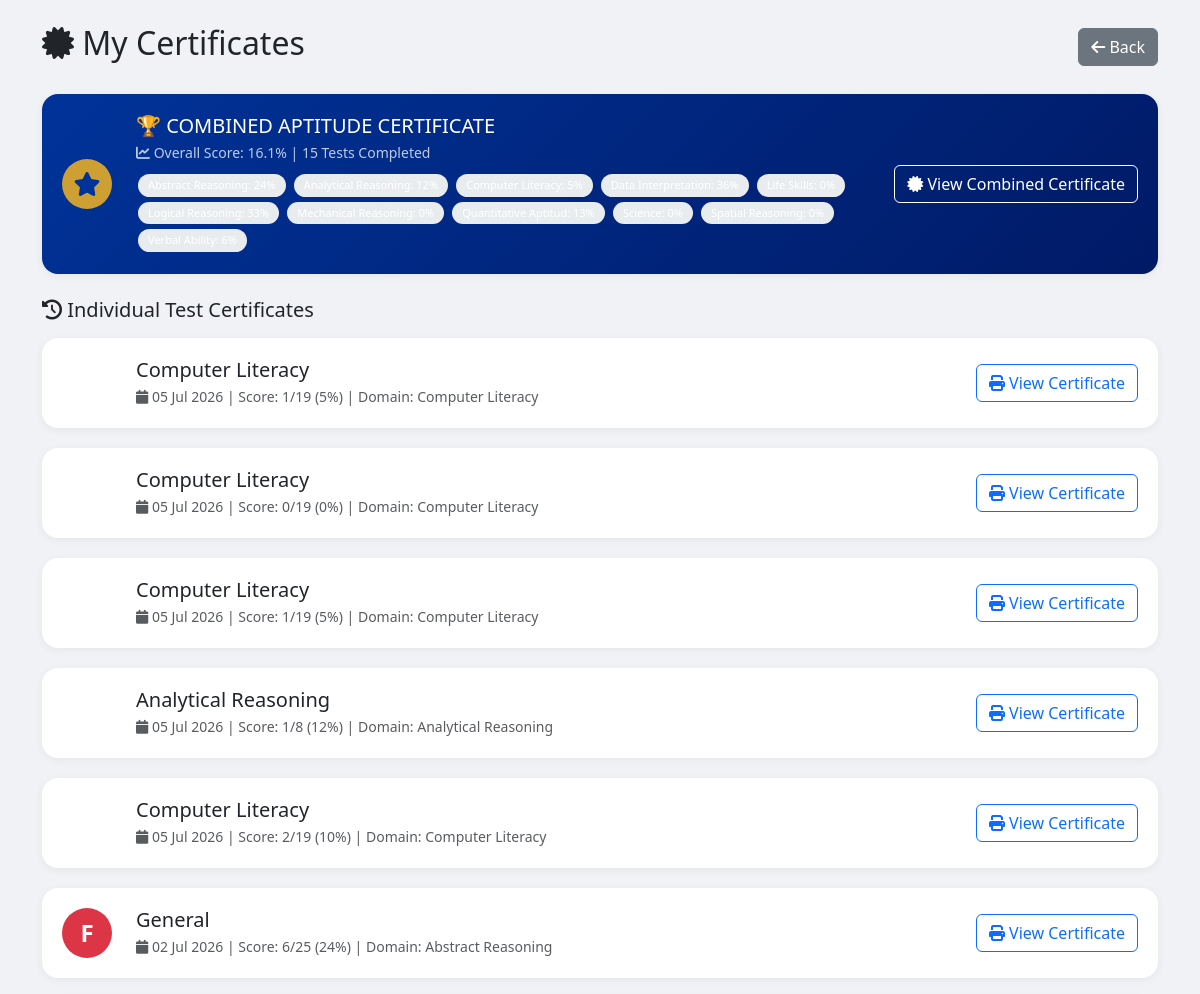
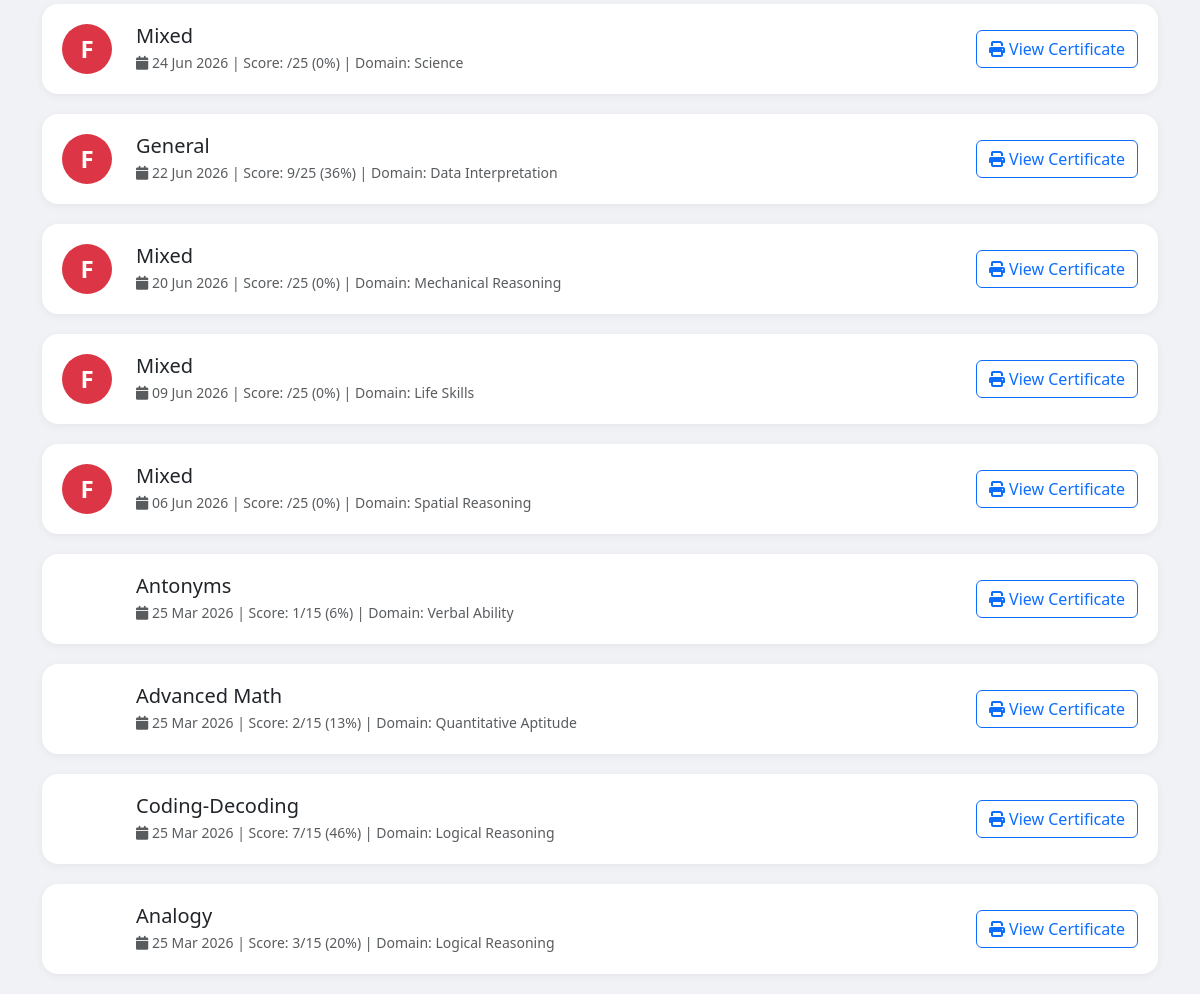
/user/certificates.php (signed in), run on the app's committed database (2 pictures, top to bottom).
### tables this page shows
CREATE TABLE `results` (
  `id` int(11) NOT NULL,
  `user_id` int(11) NOT NULL,
  `test_id` int(11) DEFAULT NULL,
  `category` varchar(100) DEFAULT NULL,
  `topic` varchar(200) DEFAULT NULL,
  `score` int(11) DEFAULT 0,
  `total` int(11) DEFAULT 0,
  `percentage` decimal(5,2) DEFAULT NULL,
  `scaled_score` decimal(5,2) DEFAULT NULL,
  `percentile_rank` int(11) DEFAULT NULL,
  `grade` char(1) DEFAULT NULL,
  `ability_estimate` decimal(5,2) DEFAULT NULL,
  `date` timestamp NOT NULL DEFAULT current_timestamp()
);

### user/certificates.php (the view, shortened to what this page needs)
<?php include '../config/db.php'; ?>
<?php
$user_id = $_SESSION['user_id'];
$results = $conn->query("
    SELECT r.*,
           (SELECT COUNT(*) FROM results WHERE user_id = r.user_id) as total_tests,
           (SELECT AVG(percentage) FROM results WHERE user_id = r.user_id) as overall_avg
    FROM results r
    WHERE r.user_id = $user_id
    ORDER BY r.date DESC
");
$domain_summary = $conn->query("
    SELECT
        category,
        COUNT(*) as tests_taken,
        AVG(percentage) as avg_score,
        MAX(percentage) as best_score
    FROM results
    WHERE user_id = $user_id
    GROUP BY category
");
$has_results = $results->num_rows > 0;
$overall_avg = $has_results ? $conn->query("SELECT AVG(percentage) as avg FROM results WHERE user_id = $user_id")->fetch_assoc()['avg'] : 0;
?>
<!DOCTYPE html>
<html lang="en">
<head>
    <link href="https://cdn.jsdelivr.net/npm/bootstrap@5.3.0/dist/css/bootstrap.min.css" rel="stylesheet">
    <link rel="stylesheet" href="https://cdnjs.cloudflare.com/ajax/libs/font-awesome/6.4.0/css/all.min.css">
</head>
<body>
    <div class="container mt-4">
        <div class="d-flex justify-content-between align-items-center mb-4">
            <h2><i class="fas fa-certificate"></i> My Certificates</h2>
            <a href="dashboard.php" class="btn btn-secondary"><i class="fas fa-arrow-left"></i> Back</a>
        </div>
        <?php if($has_results): ?>
            <div class="certificate-card combined-card">
                <div class="row align-items-center">
                    <div class="col-auto">
                        <div class="grade-badge" style="background: #CE9F32; color: #003399;">
                            <i class="fas fa-star"></i>
                        </div>
                    </div>
                    <div class="col">
                        <h5 class="mb-1">🏆 COMBINED APTITUDE CERTIFICATE</h5>
                        <p class="mb-0 small opacity-75">
                            <i class="fas fa-chart-line"></i> Overall Score: <?= round($overall_avg, 1) ?>% |
                            <?= $results->num_rows ?> Tests Completed
                        </p>
                        <div class="mt-2">
                            <?php
                            $domain_summary->data_seek(0);
                            while($domain = $domain_summary->fetch_assoc()):
                            ?>
                                <span class="domain-badge"><?= substr($domain['category'], 0, 20) ?>: <?= round($domain['avg_score'], 0) ?>%</span>
                            <?php endwhile; ?>
                        </div>
                    </div>
                    <div class="col-auto">
                        <a href="certificate.php" class="btn btn-outline-light">
                            <i class="fas fa-certificate"></i> View Combined Certificate
                        </a>
                    </div>
                </div>
            </div>
            <h5 class="mt-4 mb-3"><i class="fas fa-history"></i> Individual Test Certificates</h5>
            <?php
            $results->data_seek(0);
            while($row = $results->fetch_assoc()):
            ?>
            <div class="certificate-card">
                <div class="row align-items-center">
                    <div class="col-auto">
                        <div class="grade-badge grade-<?= $row['grade'] ?>"><?= $row['grade'] ?></div>
                    </div>
                    <div class="col">
                        <h5 class="mb-1"><?= htmlspecialchars($row['topic'] ?: $row['category']) ?></h5>
                        <p class="text-muted mb-0 small">
                            <i class="fas fa-calendar"></i> <?= date('d M Y', strtotime($row['date'])) ?>
                            | Score: <?= $row['score'] ?>/<?= $row['total'] ?> (<?= round($row['percentage']) ?>%)
                            | Domain: <?= htmlspecialchars($row['category']) ?>
                        </p>
                    </div>
                    <div class="col-auto">
                        <a href="certificate.php?result=<?= $row['id'] ?>" class="btn btn-outline-primary">
                            <i class="fas fa-print"></i> View Certificate
                        </a>
                    </div>
                </div>
            </div>
            <?php endwhile; ?>
        <?php endif; ?>
    </div>
</body>
</html>

### user/certificates.php (style rules this page uses)
body { background: #f0f2f5; font-family: 'Segoe UI', sans-serif; }
.certificate-card { background: white; border-radius: 16px; padding: 20px; margin-bottom: 20px; box-shadow: 0 2px 10px rgba(0,0,0,0.05); transition: transform 0.3s; }
.grade-badge { width: 50px; height: 50px; border-radius: 50%; display: flex; align-items: center; justify-content: center; font-size: 1.5rem; font-weight: bold; color: white; }
.grade-F { background: #dc3545; }
.combined-card { background: linear-gradient(135deg, #003399, #001a66); color: white; }
.combined-card .btn-outline-light { border-color: white; color: white; }
.domain-badge { display: inline-block; background: #e9ecef; padding: 3px 10px; border-radius: 15px; font-size: 11px; margin: 2px; }

### data on the page
results: category "Computer Literacy", date "05 Jul 2026", score "1", total "19", percentage "5"
results: category "Computer Literacy", date "05 Jul 2026", score "0", total "19", percentage "0"
results: category "Computer Literacy", date "05 Jul 2026", score "1", total "19", percentage "5"
results: category "Analytical Reasoning", date "05 Jul 2026", score "1", total "8", percentage "12"
results: category "Computer Literacy", date "05 Jul 2026", score "2", total "19", percentage "10"
results: grade "F", topic "General", date "02 Jul 2026", score "6", total "25", percentage "24", category "Abstract Reasoning"
results: grade "F", topic "Mixed", date "24 Jun 2026", total "25", percentage "0", category "Science"
results: grade "F", topic "General", date "22 Jun 2026", score "9", total "25", percentage "36", category "Data Interpretation"
results: grade "F", topic "Mixed", date "20 Jun 2026", total "25", percentage "0", category "Mechanical Reasoning"
results: grade "F", topic "Mixed", date "09 Jun 2026", total "25", percentage "0", category "Life Skills"
results: grade "F", topic "Mixed", date "06 Jun 2026", total "25", percentage "0", category "Spatial Reasoning"
results: topic "Antonyms", date "25 Mar 2026", score "1", total "15", percentage "6", category "Verbal Ability"
results: topic "Advanced Math", date "25 Mar 2026", score "2", total "15", percentage "13", category "Quantitative Aptitude"
results: topic "Coding-Decoding", date "25 Mar 2026", score "7", total "15", percentage "46", category "Logical Reasoning"
results: topic "Analogy", date "25 Mar 2026", score "3", total "15", percentage "20", category "Logical Reasoning"

### other printed values
$overall_avg "16.1"
$results->num_rows "15"
substr($domain['category'], 0, 20) "Abstract Reasoning"
$domain['avg_score'] "24"
substr($domain['category'], 0, 20) "Analytical Reasoning"
substr($domain['category'], 0, 20) "Computer Literacy"
substr($domain['category'], 0, 20) "Data Interpretation"
substr($domain['category'], 0, 20) "Life Skills"
substr($domain['category'], 0, 20) "Logical Reasoning"
$domain['avg_score'] "33"
substr($domain['category'], 0, 20) "Mechanical Reasoning"
substr($domain['category'], 0, 20) "Quantitative Aptitud"
$domain['avg_score'] "13"
substr($domain['category'], 0, 20) "Science"
substr($domain['category'], 0, 20) "Spatial Reasoning"
